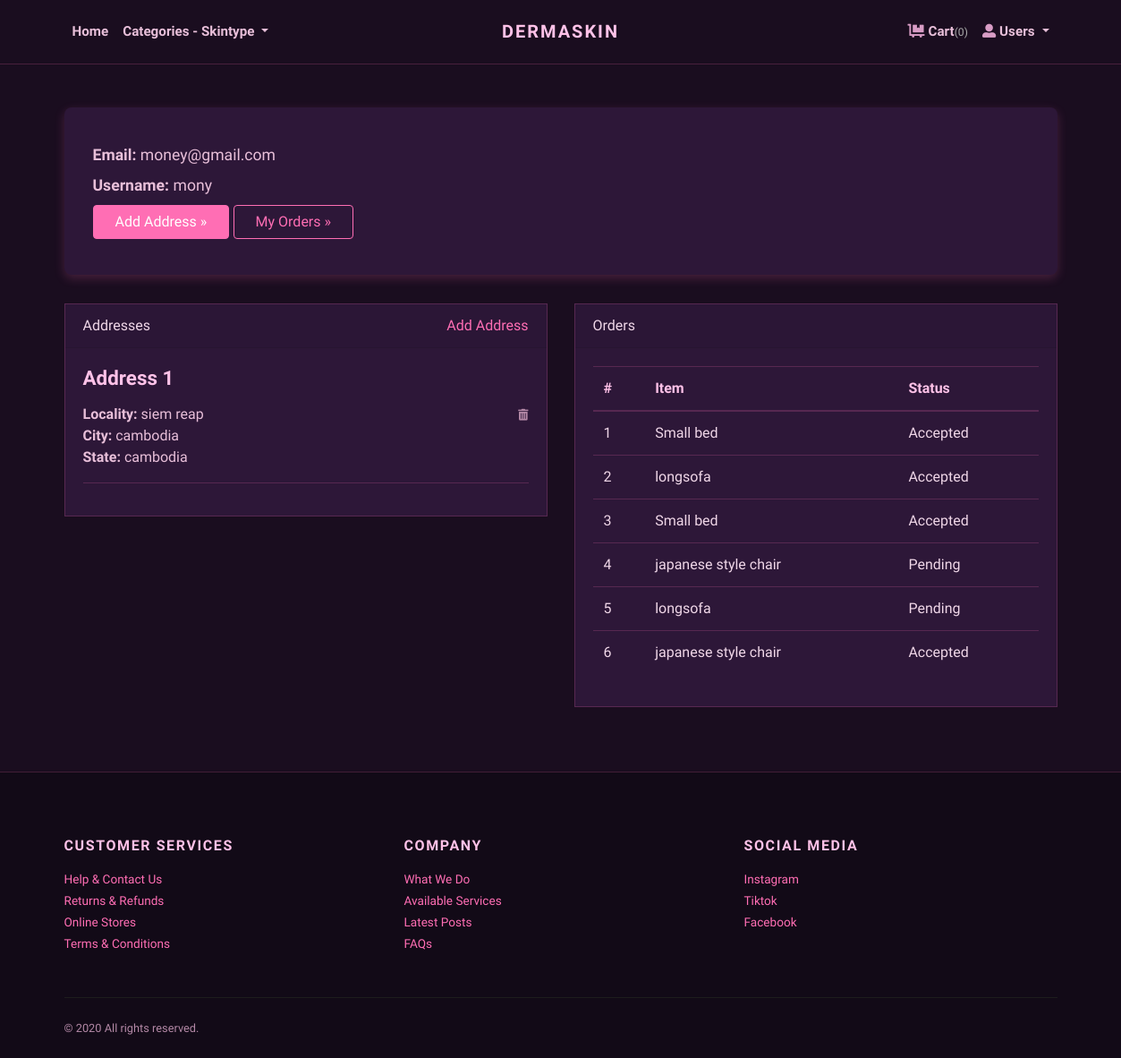
Before: /accounts/profile/ (signed in) with the older database file.
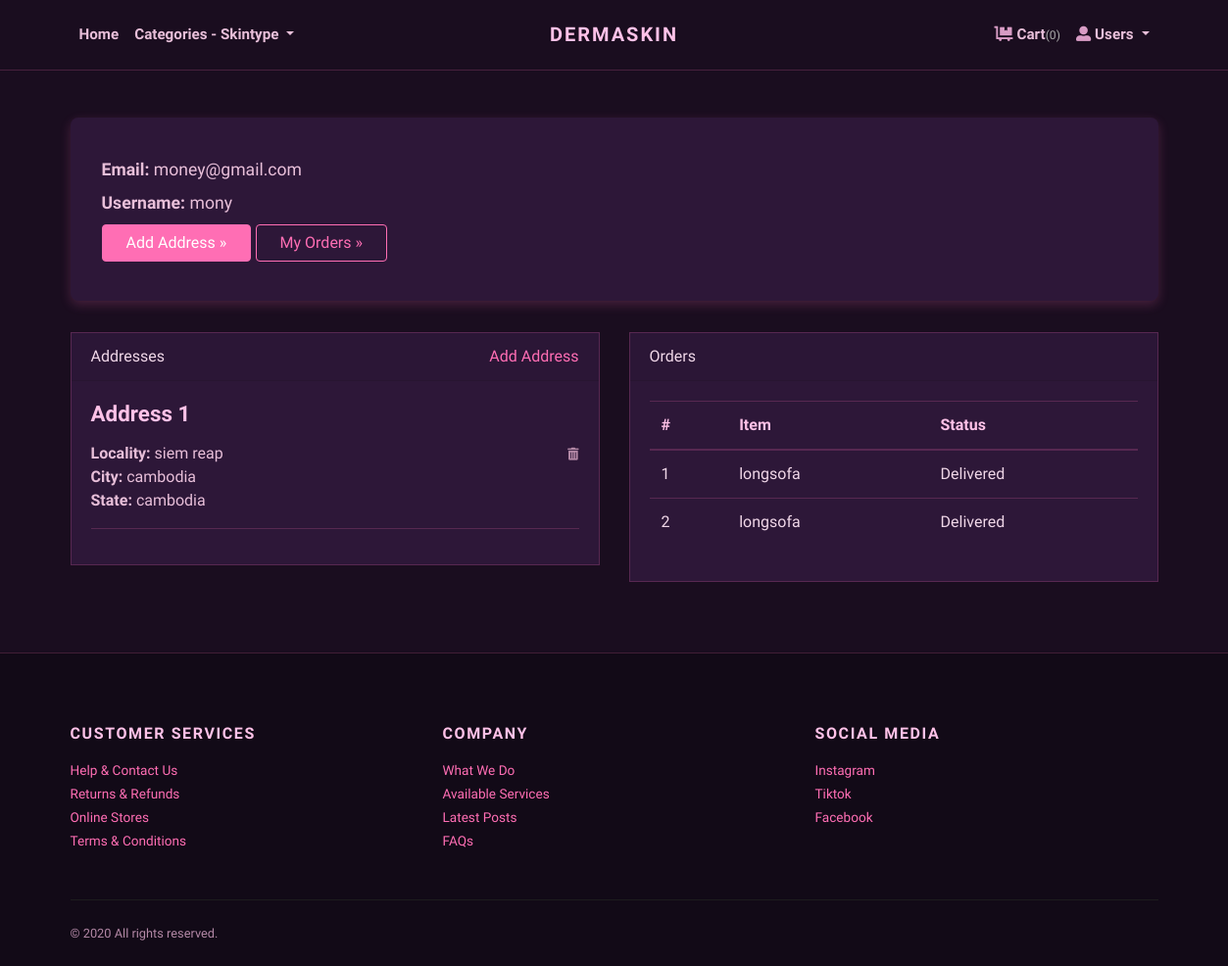
After: the same page with the newer database file.
### store/models.py (models this page shows, shortened)
class Address(models.Model):
    user = models.ForeignKey(User, verbose_name="User", on_delete=models.CASCADE)
    locality = models.CharField(max_length=150, verbose_name="Nearest Location")
    city = models.CharField(max_length=150, verbose_name="City")
    state = models.CharField(max_length=150, verbose_name="State")

class Order(models.Model):
    user = models.ForeignKey(User, verbose_name="User", on_delete=models.CASCADE)
    address = models.ForeignKey(Address, verbose_name="Shipping Address", on_delete=models.CASCADE)
    product = models.ForeignKey(Product, verbose_name="Product", on_delete=models.CASCADE)
    quantity = models.PositiveIntegerField(verbose_name="Quantity")
    payment_method = models.CharField(
        max_length=10,
        default="COD"
    )
    payment_proof = models.ImageField(
        upload_to='payment_proofs',
        blank=True,
        null=True,
        verbose_name="Payment Proof Screenshot"
    )
    payment_status = models.CharField(
        choices=PAYMENT_STATUS_CHOICES,
        max_length=20,
        default="Pending",
        verbose_name="Payment Verification Status"
    )
    payment_verified_at = models.DateTimeField(
        blank=True,
        null=True,
        verbose_name="Payment Verified Date"
    )
    admin_notes = models.TextField(
        blank=True,
        null=True,
        verbose_name="Admin Notes"
    )
    ordered_date = models.DateTimeField(auto_now_add=True, verbose_name="Ordered Date")
    status = models.CharField(
        choices=STATUS_CHOICES,
        max_length=50,
        default="Pending"
    )

class Product(models.Model):
    title = models.CharField(max_length=150, verbose_name="Product Title")
    slug = models.SlugField(max_length=160, verbose_name="Product Slug")
    sku = models.CharField(max_length=255, unique=True, verbose_name="Unique Product ID (SKU)")
    short_description = models.TextField(verbose_name="Short Description")
    detail_description = models.TextField(blank=True, null=True, verbose_name="Detail Description")
    product_image = models.ImageField(upload_to='product', blank=True, null=True, verbose_name="Product Image")
    price = models.DecimalField(max_digits=8, decimal_places=2)
    category = models.ForeignKey(Category, verbose_name="Product Categoy", on_delete=models.CASCADE)
    is_active = models.BooleanField(verbose_name="Is Active?")
    is_featured = models.BooleanField(verbose_name="Is Featured?")
    created_at = models.DateTimeField(auto_now_add=True, verbose_name="Created Date")
    updated_at = models.DateTimeField(auto_now=True, verbose_name="Updated Date")
    class Meta:
        verbose_name_plural = 'Products'
        ordering = ('-created_at', )

### store/views.py (the view)
# urls.py: path('accounts/profile/', views.profile, name="profile"),
@login_required
def profile(request):
    addresses = Address.objects.filter(user=request.user)
    orders = Order.objects.filter(user=request.user)
    return render(request, 'account/profile.html', {
        'addresses': addresses,
        'orders': orders
    })

### store/context_preprocessors.py (called while the page is built)
def store_menu(request):
    categories = Category.objects.filter(is_active=True)
    context = {
        'categories_menu': categories,
    }
    return context

def cart_menu(request):
    if request.user.is_authenticated:
        cart_items= Cart.objects.filter(user=request.user)
        context = {
            'cart_items': cart_items,
        }
    else:
        context = {}
    return context

### templates/account/profile.html (shortened to what this page needs)
{% extends 'base.html' %}
{% load static %}
    {% block content %}
      <div class="container py-5">
        <div class="jumbotron">
          <p><strong>Email:</strong> {{request.user.email}}</p>
          <p><strong>Username:</strong> {{request.user.username}}</p>
          <p><a class="btn btn-primary btn-large" href="{% url 'store:add-address' %}">Add Address »</a> <a class="btn btn-outline-primary btn-large" href="#">My Orders »</a></p>
        </div>
        <div class="row">
          <div class="col-lg-6">
            <div class="card mb-4" id="headings">
              <div class="card-header">Addresses <span class="float-right"><a href="{% url 'store:add-address' %}">Add Address</a></span></div>
              <div class="card-body">
                {% if addresses %}
                    {% for address in addresses %}
                        <h4 class="mb-3">Address {{forloop.counter}}</h4>
                        <span class="float-right"><a href="{% url 'store:remove-address' address.id %}"><i class="fas fa-trash-alt small text-muted"></i></a></span>
                        <p>
                            <strong>Locality: </strong>{{address.locality}} <br>
                            <strong>City: </strong>{{address.city}} <br>
                            <strong>State: </strong>{{address.state}} <br>
                        </p>
                        <hr>
                    {% endfor %}
                {% else %}
                <div class="text-danger">
                  Address not Added.
                </div>
                {% endif %}
              </div>
            </div>
          </div>
          <div class="col-lg-6">
            <div class="card mb-4" id="tables">
              <div class="card-header">Orders</div>
              <div class="card-body">
                <table class="table table-hover">
                  <thead>
                    <tr>
                      <th>#</th>
                      <th>Item</th>
                      <th>Status</th>
                    </tr>
                  </thead>
                  <tbody>
                    {% if orders %}
                      {% for order in orders %}
                        <tr>
                          <td>{{forloop.counter}}</td>
                          <td>{{order.product.title}}</td>
                          <td>
                            {{order.status}}
                          </td>
                        </tr>
                      {% endfor %}
                    {% else %}
                    <tr>
                      <td class="text-danger" colspan="3">You've not Ordered anything yet.</td>
                    </tr>
                    {% endif %}
                  </tbody>
                </table>
              </div>
            </div>
          </div>
        </div>
      </div>
{% endblock content %}

Changed rows visible on the page:
removed Order: product "Small bed", status "Accepted"
removed Order: product "Small bed", status "Accepted"
removed Order: product "japanese style chair", status "Pending"
removed Order: product "japanese style chair", status "Accepted"
changed Order (number 1 of 2 on the later page): status "Accepted" → "Delivered"
changed Order (number 2 of 2 on the later page): status "Pending" → "Delivered"
